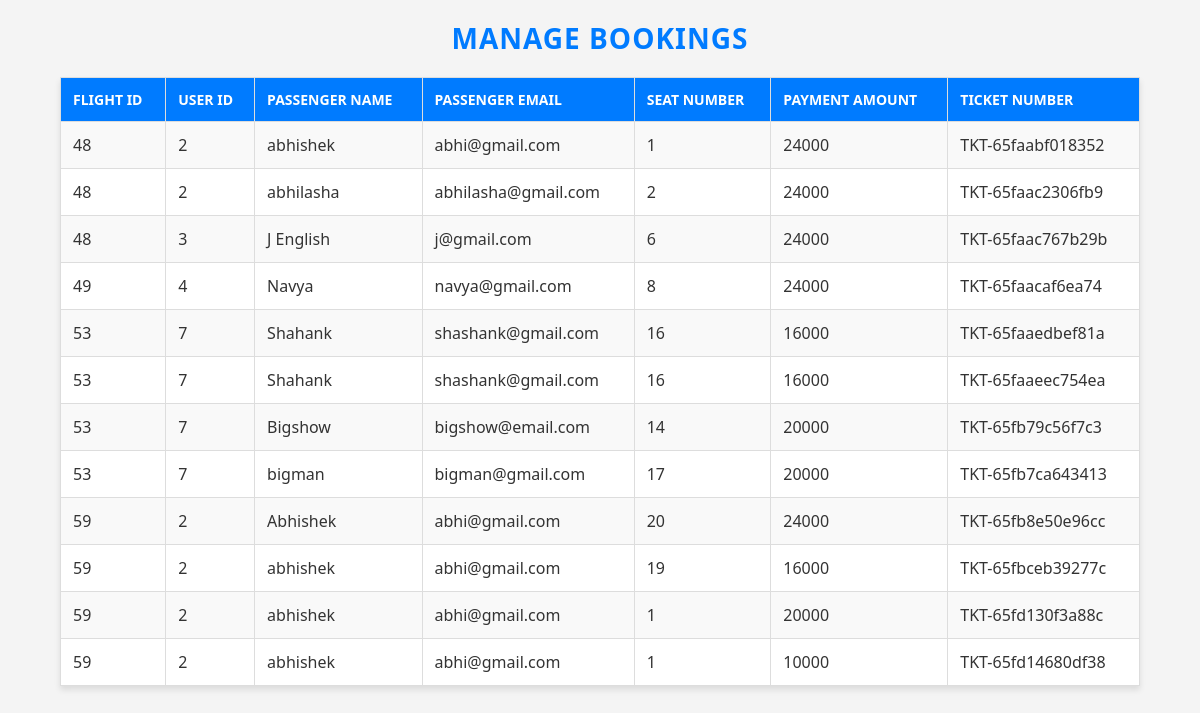
Screenshot of /manage_bookings.php with the database file from the repository.
### tables this page shows
CREATE TABLE `booking_process` (
  `f_id` int(100) NOT NULL,
  `u_id` int(100) DEFAULT NULL,
  `passenger_name` varchar(100) NOT NULL,
  `passenger_email` varchar(100) NOT NULL,
  `seat_number` int(100) NOT NULL,
  `payment_amount` int(100) NOT NULL,
  `ticket_number` varchar(100) NOT NULL
);

### manage_bookings.php (the view, shortened to what this page needs)
<!DOCTYPE html>
<html lang="en">
<head>
</head>
<body>
    <h1>Manage Bookings</h1>
    <?php
    include 'connect.php';
    $sql = "SELECT * FROM booking_process";
    $result = $con->query($sql);
    if ($result->num_rows > 0) {
        echo "<table>";
        echo "<tr><th>Flight ID</th><th>User ID</th><th>Passenger Name</th><th>Passenger Email</th><th>Seat Number</th><th>Payment Amount</th><th>Ticket Number</th></tr>";
        while ($row = $result->fetch_assoc()) {
            echo "<tr><td>" . $row["f_id"] . "</td><td>" . $row["u_id"] . "</td><td>" . $row["passenger_name"] . "</td><td>" . $row["passenger_email"] . "</td><td>" . $row["seat_number"] . "</td><td>" . $row["payment_amount"] . "</td><td>" . $row["ticket_number"] . "</td></tr>";
        }
        echo "</table>";
    } else {
        echo "0 results";
    }
    ?>
</body>
</html>

### manage_bookings.php (style rules this page uses)
body { font-family: 'Segoe UI', Tahoma, Geneva, Verdana, sans-serif; margin: 0; padding: 0; background-color: #f4f4f4; color: #333; animation: fadeIn ease 0.5s; }
h1 { text-align: center; margin-bottom: 20px; color: #007bff; text-transform: uppercase; font-size: 28px; letter-spacing: 1px; }
table { width: 90%; margin: 0 auto; border-collapse: collapse; margin-bottom: 20px; background-color: #fff; box-shadow: 0 4px 6px rgba(0, 0, 0, 0.1); animation: slideIn ease 0.5s; }
th, td { border: 1px solid #ddd; padding: 12px; text-align: left; }
th { background-color: #007bff; color: #fff; text-transform: uppercase; font-size: 14px; }
tr:nth-child(even) { background-color: #f9f9f9; }

### rows the page displays
booking_process: f "48", u "2", passenger_name "abhishek", passenger_email "abhi@gmail.com", seat_number "1", payment_amount "24000", ticket_number "TKT-65faabf018352"
booking_process: f "48", u "2", passenger_name "abhilasha", passenger_email "abhilasha@gmail.com", seat_number "2", payment_amount "24000", ticket_number "TKT-65faac2306fb9"
booking_process: f "48", u "3", passenger_name "J English", passenger_email "j@gmail.com", seat_number "6", payment_amount "24000", ticket_number "TKT-65faac767b29b"
booking_process: f "49", u "4", passenger_name "Navya", passenger_email "navya@gmail.com", seat_number "8", payment_amount "24000", ticket_number "TKT-65faacaf6ea74"
booking_process: f "53", u "7", passenger_name "Shahank", passenger_email "shashank@gmail.com", seat_number "16", payment_amount "16000", ticket_number "TKT-65faaedbef81a"
booking_process: f "53", u "7", passenger_name "Shahank", passenger_email "shashank@gmail.com", seat_number "16", payment_amount "16000", ticket_number "TKT-65faaeec754ea"
booking_process: f "53", u "7", passenger_name "Bigshow", passenger_email "bigshow@email.com", seat_number "14", payment_amount "20000", ticket_number "TKT-65fb79c56f7c3"
booking_process: f "53", u "7", passenger_name "bigman", passenger_email "bigman@gmail.com", seat_number "17", payment_amount "20000", ticket_number "TKT-65fb7ca643413"
booking_process: f "59", u "2", passenger_name "Abhishek", passenger_email "abhi@gmail.com", seat_number "20", payment_amount "24000", ticket_number "TKT-65fb8e50e96cc"
booking_process: f "59", u "2", passenger_name "abhishek", passenger_email "abhi@gmail.com", seat_number "19", payment_amount "16000", ticket_number "TKT-65fbceb39277c"
booking_process: f "59", u "2", passenger_name "abhishek", passenger_email "abhi@gmail.com", seat_number "1", payment_amount "20000", ticket_number "TKT-65fd130f3a88c"
booking_process: f "59", u "2", passenger_name "abhishek", passenger_email "abhi@gmail.com", seat_number "1", payment_amount "10000", ticket_number "TKT-65fd14680df38"
